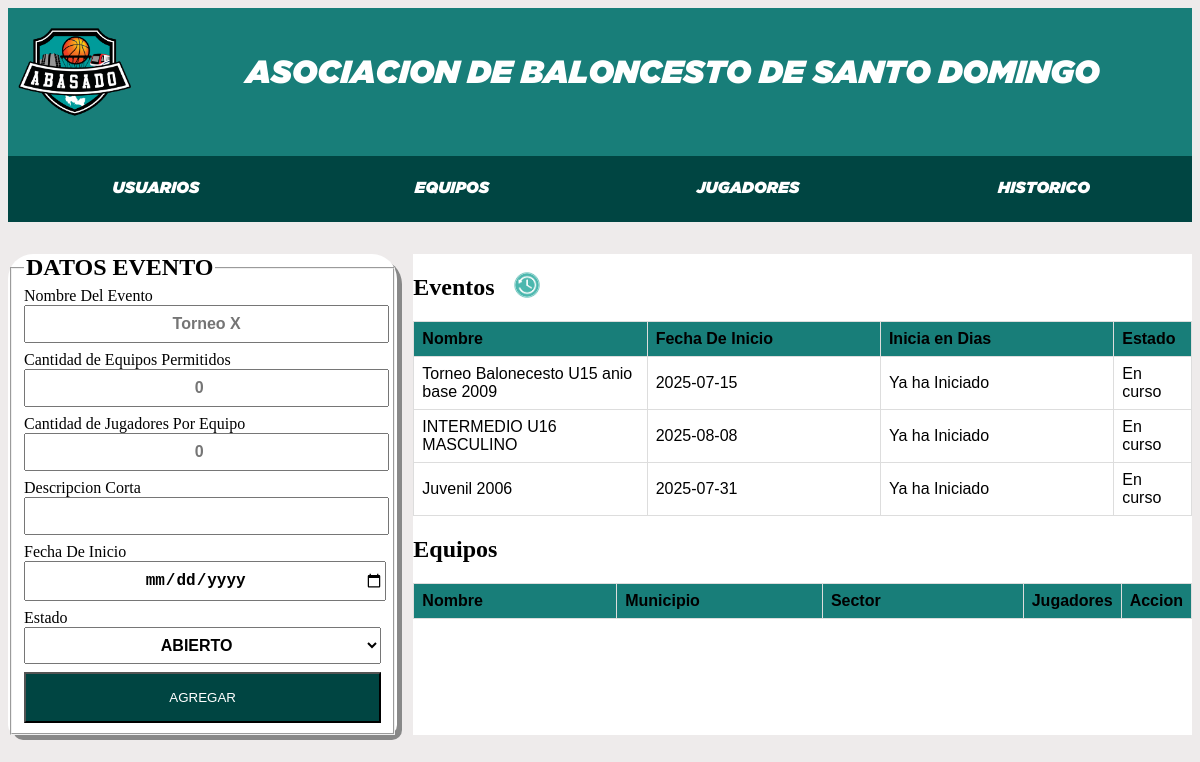
Page /eventos/administracion_eventos.php on the committed database.
### tables this page shows
CREATE TABLE eventos  (
  id int(11) NOT NULL AUTO_INCREMENT,
  nombre varchar(1000) NOT NULL,
  cantidad_equipos int(3) NOT NULL,
  cantidad_jugadores_equipo int(3) NOT NULL,
  descripcion varchar(5000) NULL DEFAULT NULL,
  fecha_incio date NULL DEFAULT NULL,
  estado int(1) NULL DEFAULT 0 COMMENT '0-abierto 1-cerrado',
  PRIMARY KEY (id) USING BTREE
);

### eventos/ctrl/eventos.php (the view, shortened to what this page needs)
<?php
function get_listar_eventos_todos(){
    $conn = conectar();
    $date = date('Y-m-d');
      $sql = "SELECT id,nombre,cantidad_equipos,cantidad_jugadores_equipo,descripcion,fecha_incio,estado from eventos where estado = 0";
      $result = $conn->query($sql);
      if ($result->num_rows > 0) {
          while($row = $result->fetch_assoc() ) {
         $nombre = $row["nombre"];
         $fecha_incio      = $row["fecha_incio"];
         $id      = $row["id"];
         $estado      = $row["estado"];
         $diff = strtotime($fecha_incio) - strtotime($date);
         $dias = $diff/(60*60*24);
           echo "<tr>";
           echo "<td id='".$id."' name='fila'";
           echo 'onclick="set_seleccionar(usuario_js);">';
           echo $nombre;
           echo "</td>";
           echo "<td >$fecha_incio</td>";
           if($dias>0){
             echo "<td >$dias</td>";
           }else{
            echo "<td >".'Ya ha Iniciado'."</td>";
           }
          if($estado>0){
            echo "<td >".'Finalizado'."</td>";
          }else{
            echo "<td >".'En curso'."</td>";
          }
           echo "</tr> ";
       }
      }
 }
?>

### eventos/css/eventos.css (style rules this page uses)
:root { --color_primario:rgb(244, 241, 189); --color_primario_2:#eeebeb; --color_menu:#09accd; --color_primario_d:#004542; --color_secundario_d:#187E79; --color_teciario_d:#1CBBB4; }
body { background-color: var(--color_primario_2); display: grid; grid-template-rows: 0.1fr 1fr; gap: 2rem; position: relative; }

### css/header.css (style rules this page uses)
:root { --color_primario:rgb(244, 241, 189); --color_primario_2:#eeebeb; --color_menu:#09accd; --color_primario_d:#004542; --color_secundario_d:#187E79; --color_teciario_d:#1CBBB4; }

### css/table_css.css (style rules this page uses)
:root { --color_primario:rgb(244, 241, 189); --color_primario_2:#eeebeb; --color_menu:#09accd; --color_primario_d:#004542; --color_secundario_d:#187E79; --color_teciario_d:#1CBBB4; }
td, th { text-align: left; width: 30%; border: 1px solid #ddd; padding: 8px; }
tr { padding: 1rem; }

### rows in the picture
eventos: nombre "Torneo Balonecesto U15 anio base 2009", fecha_incio "2025-07-15", shows "Ya ha Iniciado", estado "En curso"
eventos: nombre "INTERMEDIO U16 MASCULINO", fecha_incio "2025-08-08", shows "Ya ha Iniciado", estado "En curso"
eventos: nombre "Juvenil 2006", fecha_incio "2025-07-31", shows "Ya ha Iniciado", estado "En curso"
